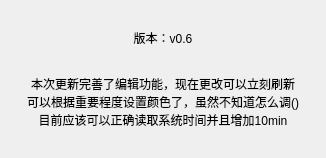
<?xml version="1.0" encoding="UTF-8"?>
<ui version="4.0">
 <class>About</class>
 <widget class="QDialog" name="About">
  <property name="geometry">
   <rect>
    <x>0</x>
    <y>0</y>
    <width>326</width>
    <height>158</height>
   </rect>
  </property>
  <property name="windowTitle">
   <string>关于</string>
  </property>
  <layout class="QGridLayout" name="gridLayout">
   <item row="0" column="0">
    <widget class="QLabel" name="label">
     <property name="text">
      <string>版本：v0.6


本次更新完善了编辑功能，现在更改可以立刻刷新
可以根据重要程度设置颜色了，虽然不知道怎么调()
目前应该可以正确读取系统时间并且增加10min</string>
     </property>
     <property name="alignment">
      <set>Qt::AlignCenter</set>
     </property>
    </widget>
   </item>
  </layout>
 </widget>
 <resources/>
 <connections/>
</ui>
